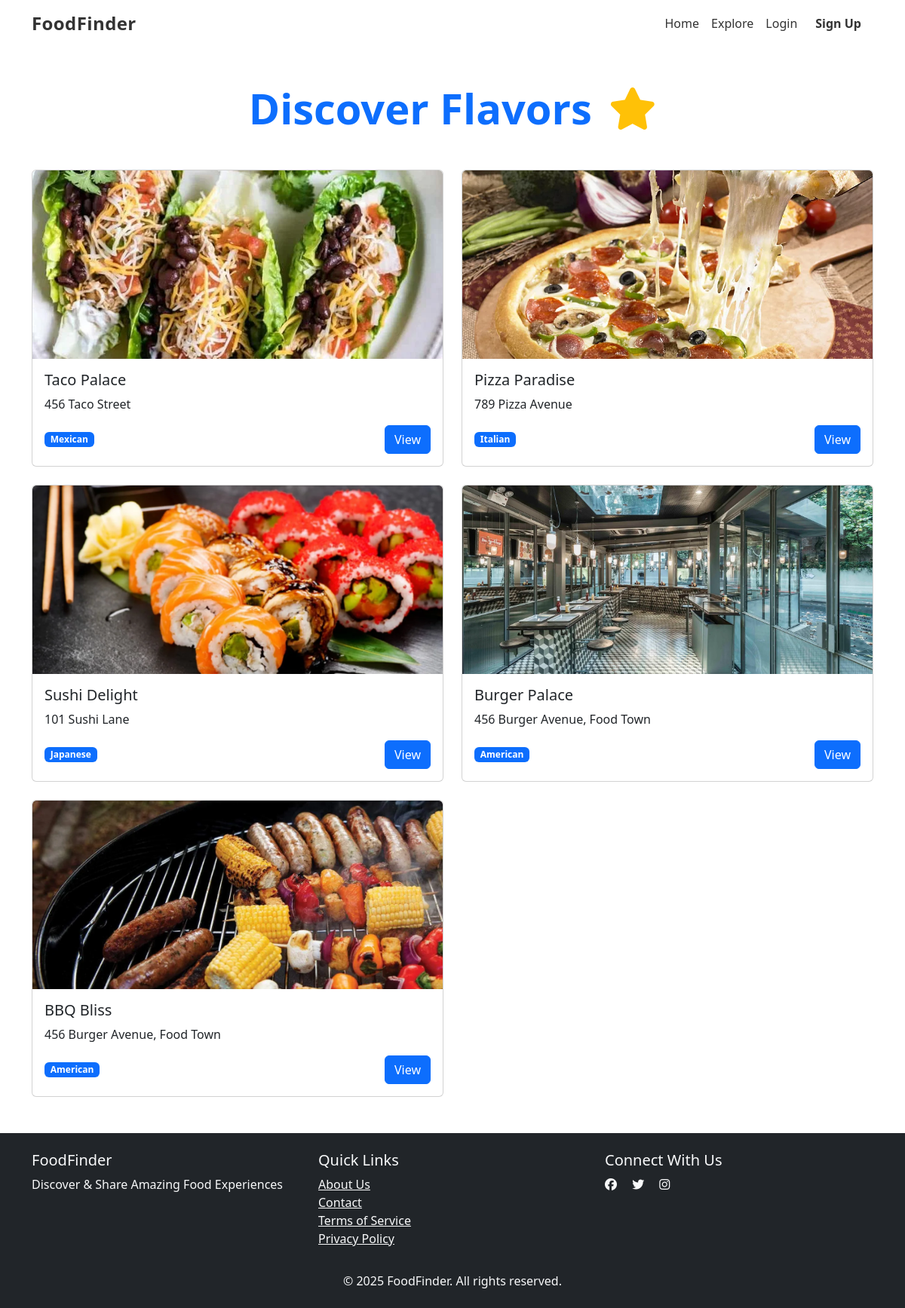
The app's page /search/ with its own data.
### frontend/models.py (models this page shows, shortened)
class Restaurant(models.Model):
    name = models.CharField(max_length=200, verbose_name="Restaurant Name")  # Restaurant's name
    address = models.CharField(max_length=255, verbose_name="Address")  # Restaurant's address
    phone = models.CharField(max_length=15, verbose_name="Phone")  # Contact phone number
    restaurant_type = models.ForeignKey(
        RestaurantType,
        on_delete=models.CASCADE,
        related_name="restaurants",
        verbose_name="Restaurant Type"
    )  # Restaurant type/category (ForeignKey relationship)
    rating = models.FloatField(default=0.0, verbose_name="Rating")  # Average rating score
    comment_count = models.PositiveIntegerField(default=0, verbose_name="Comment Count")  # Number of comments
    view_count = models.PositiveIntegerField(default=0, verbose_name="View Count")  # Number of views
    favorite_count = models.PositiveIntegerField(default=0, verbose_name="Favorite Count")  # Number of times favorited

class RestaurantPhoto(models.Model):
    restaurant = models.ForeignKey(
        Restaurant,
        on_delete=models.CASCADE,
        related_name="photos",
        verbose_name="Restaurant"
    )  # Associated restaurant
    photo = models.ImageField(upload_to="restaurant_photos/", verbose_name="Photo")  # Photo file

class RestaurantType(models.Model):
    name = models.CharField(max_length=100, unique=True, verbose_name="Restaurant Type")  # Type/category name
    photo = models.ImageField(max_length=100, upload_to='type_photo')  # Representative photo for the type

### frontend/views.py (the view)
# urls.py: path('search/', views.search_results, name='SearchResults'),
def search_results(request):
    query = request.GET.get('search', '')
    if query:
        restaurants = Restaurant.objects.filter(
            Q(name__icontains=query) | Q(recommended_dishes__name__icontains=query) | Q(restaurant_type__name__icontains=query)
        ).distinct()
    else:
        restaurants = Restaurant.objects.all()
    return render(request, 'list.html', {'query': query, 'restaurants': restaurants})

### templates/list.html (shortened to what this page needs)
{% extends "Base.html" %}
{% load static %}
{% block extra_css %}
    <link href="{% static 'css/list.css' %}" rel="stylesheet">
{% endblock %}
{% block content %}
      <div class="container my-4">
    <div class="container my-5">
        <h1 class="text-center mb-5 display-4 fw-bold text-primary">
            Discover Flavors
            <i class="fas fa-star text-warning ms-2"></i>
        </h1>
    </div>
    <div class="row g-4">
        {% for restaurant in restaurants %}
            <div class="col-md-6">
                <div class="card menu-item h-100">
                    <img src="{{ restaurant.photos.first.photo.url }}" class="card-img-top" alt="Burger Palace" loading="lazy">
                    <div class="card-body">
                        <h5 class="card-title">{{ restaurant.name }}</h5>
                        <p class="card-text">{{ restaurant.address }}</p>
                        <div class="d-flex justify-content-between align-items-center">
                            <div class="badge bg-primary">{{ restaurant.restaurant_type.name }}</div>
                            <a href="{% url 'RestaurantDetail' restaurant.id %}" class="btn btn-primary view-restaurant-btn" data-restaurant-id="{{ restaurant.id }}">View</a>
                        </div>
                    </div>
                </div>
            </div>
        {% endfor %}
    </div>
      </div>
{% endblock %}

### templates/Base.html (shortened to what this page needs)
<!DOCTYPE html>
{% load static %}
<html lang="en">
<head>
  <link href="{% static 'css/all.min.css' %}" rel="stylesheet">
  <link rel="stylesheet" href="{% static 'css/Base.css' %}">
  <link rel="stylesheet" href="{% static 'css/bootstrap.min.css' %}">
  {% block extra_css %}{% endblock %}
</head>
<body>
<nav class="navbar navbar-expand-lg hero-navbar sticky-top">
  <div class="container">
    <a class="navbar-brand fw-bold" href="{% url 'Homepage' %}" style="font-size:1.5rem;">
      FoodFinder
    </a>
    <div class="collapse navbar-collapse" id="navbarNav">
      <ul class="navbar-nav ms-auto align-items-center">
        <li class="nav-item">
          <a class="nav-link" href="{% url 'Homepage' %}">Home</a>
        </li>
        <li class="nav-item">
          <a class="nav-link" href="{% url 'SearchResults' %}">Explore</a>
        </li>
        {% if user.is_authenticated %}
        <li class="nav-item dropdown">
          <a class="nav-link dropdown-toggle d-flex align-items-center"
             href="#" id="navbarDropdown" role="button"
             data-bs-toggle="dropdown" aria-expanded="false">
            <img src="{{ request.user.avatar.url }}"
                 alt="Avatar"
                 class="rounded-circle me-2"
                 width="32" height="32">
            <span>Me</span>
          </a>
          <ul class="dropdown-menu dropdown-menu-end" aria-labelledby="navbarDropdown">
            <li><a class="dropdown-item" href="{% url 'Profile' %}">Profile</a></li>
            <li><a class="dropdown-item" href="{% url 'Logout' %}">Logout</a></li>
          </ul>
        </li>
        {% else %}
        <li class="nav-item">
          <a class="nav-link" href="{% url 'Login' %}">Login</a>
        </li>
        <li class="nav-item">
          <a class="nav-link btn btn-primary px-3 text-white fw-bold"
             style="border-radius: 20px;"
             href="{% url 'Signup' %}">
            Sign Up
          </a>
        </li>
        {% endif %}
      </ul>
    </div>
  </div>
</nav>
    {% block content %}{% endblock %}
  <footer class="bg-dark text-light py-4 mt-5">
    <div class="container">
      <div class="row">
        <div class="col-md-4">
          <h5>FoodFinder</h5>
          <p>Discover & Share Amazing Food Experiences</p>
        </div>
        <div class="col-md-4">
          <h5>Quick Links</h5>
          <ul class="list-unstyled">
            <li><a href="#" class="text-light">About Us</a></li>
            <li><a href="#" class="text-light">Contact</a></li>
            <li><a href="#" class="text-light">Terms of Service</a></li>
            <li><a href="#" class="text-light">Privacy Policy</a></li>
          </ul>
        </div>
        <div class="col-md-4">
          <h5>Connect With Us</h5>
          <div class="social-links">
            <a href="#" class="text-light me-3"><i class="fab fa-facebook"></i></a>
            <a href="#" class="text-light me-3"><i class="fab fa-twitter"></i></a>
            <a href="#" class="text-light me-3"><i class="fab fa-instagram"></i></a>
          </div>
        </div>
      </div>
      <div class="row mt-3">
        <div class="col-12 text-center">
          <p class="mb-0">© 2025 FoodFinder. All rights reserved.</p>
        </div>
      </div>
    </div>
  </footer>
</body>
</html>

### static/css/Base.css (style rules this page uses)
body { font-family: Georgia, "Times New Roman", Times, serif; }
.hero-navbar { background-color: transparent; transition: background-color 0.3s ease, box-shadow 0.3s ease; }
.hero-navbar .nav-link { color: #fff !important; transition: color 0.3s; }
.hero-navbar .navbar-brand { color: #fff !important; font-weight: 600; font-size: 1.3rem; letter-spacing: 0.4px; }
.hero-navbar .nav-link { color: #333 !important; }
.hero-navbar .navbar-brand { color: #333 !important; }

### static/css/list.css (style rules this page uses)
.menu-item { transition: transform 0.3s ease-in-out; height: 100%; overflow: hidden; }
.card-img-top { height: 250px; object-fit: cover; transition: transform 0.3s ease, border 0.3s ease, box-shadow 0.3s ease; }

### records on screen
Restaurant: photos.first.photo (picture), name "Taco Palace", address "456 Taco Street", restaurant_type.name "Mexican"
Restaurant: photos.first.photo (picture), name "Pizza Paradise", address "789 Pizza Avenue", restaurant_type.name "Italian"
Restaurant: photos.first.photo (picture), name "Sushi Delight", address "101 Sushi Lane", restaurant_type.name "Japanese"
Restaurant: photos.first.photo (picture), name "Burger Palace", address "456 Burger Avenue, Food Town", restaurant_type.name "American"
Restaurant: photos.first.photo (picture), name "BBQ Bliss", address "456 Burger Avenue, Food Town", restaurant_type.name "American"
